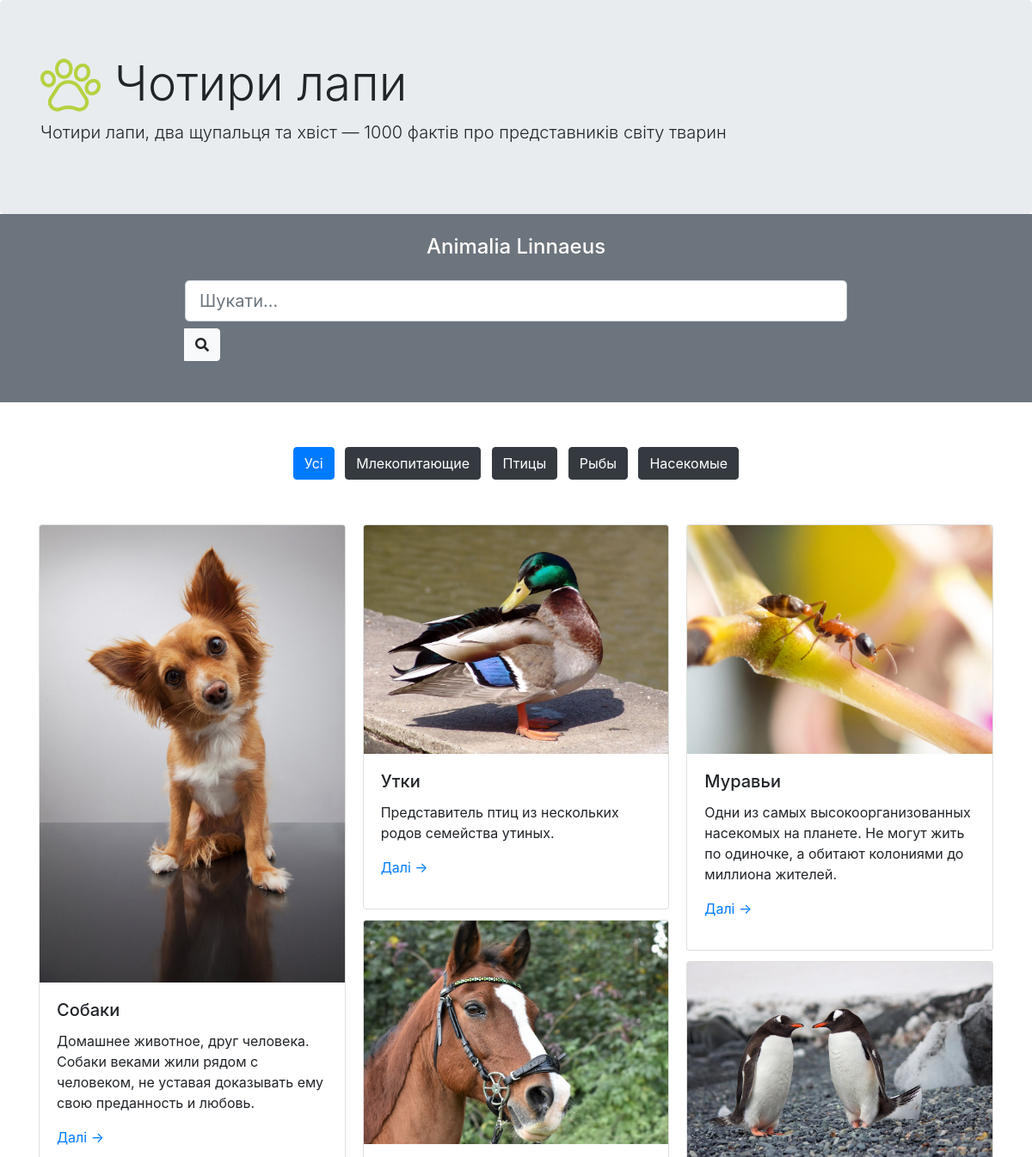
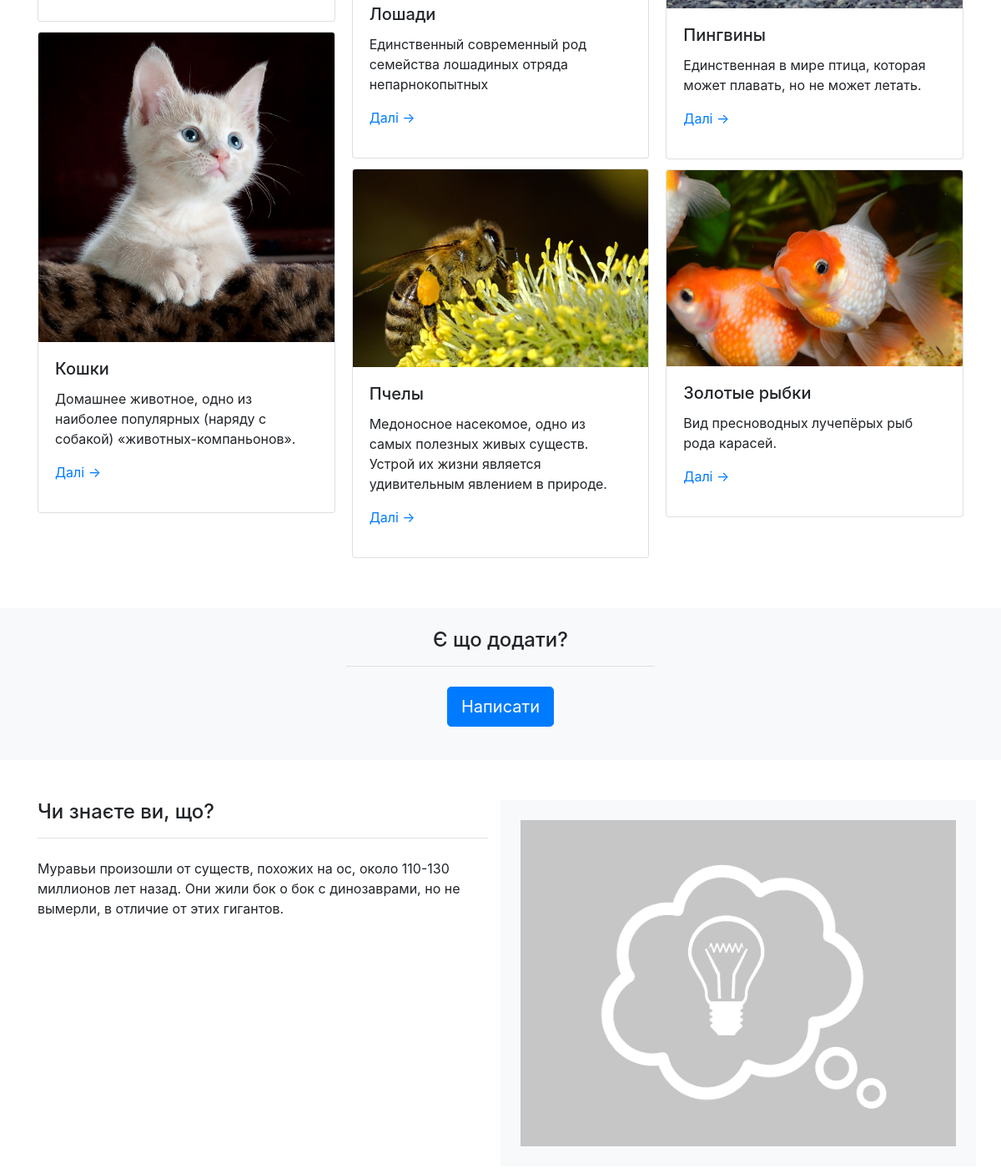
Before: / (upper part) with the older database file (2 pictures, top to bottom).
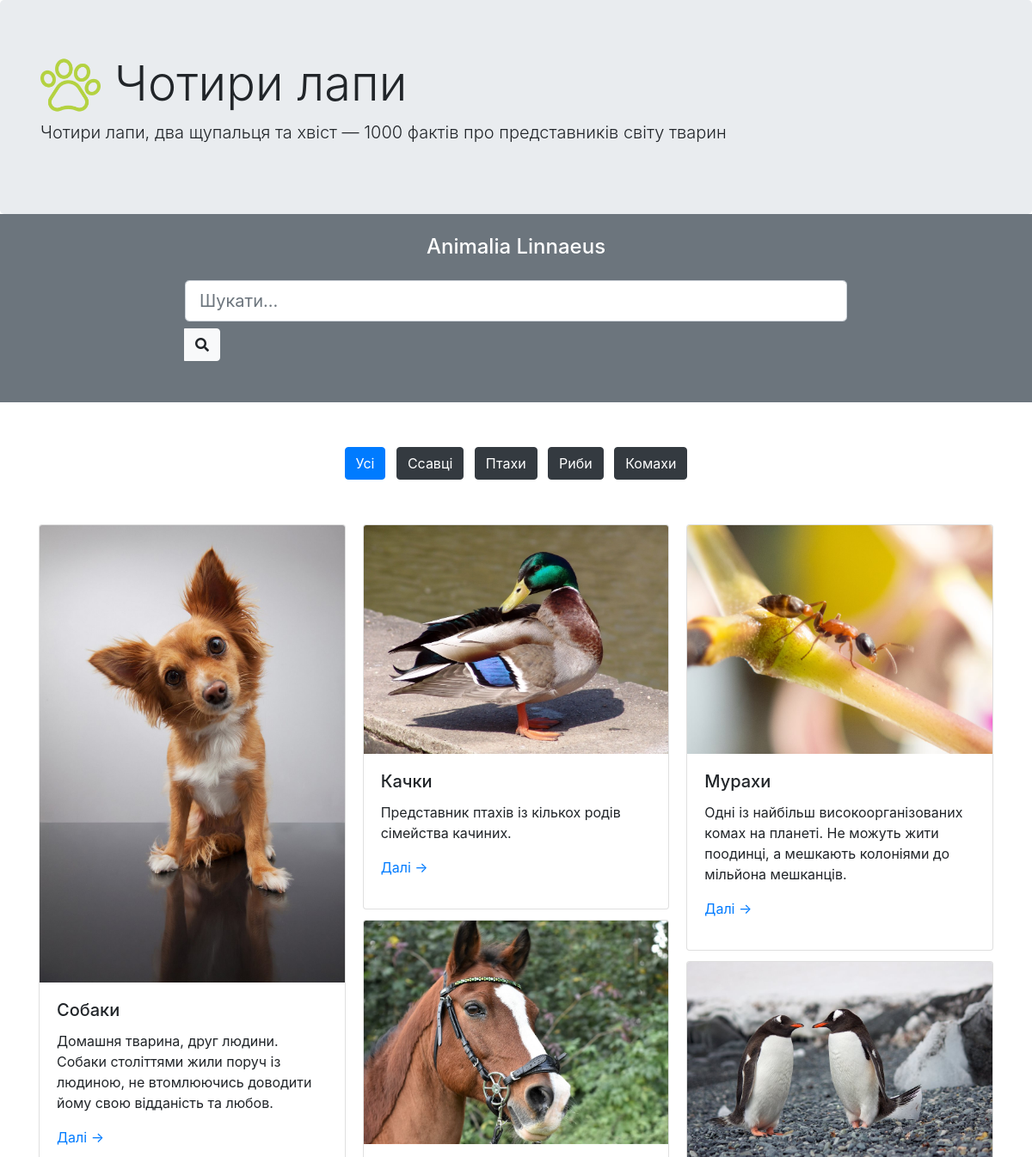
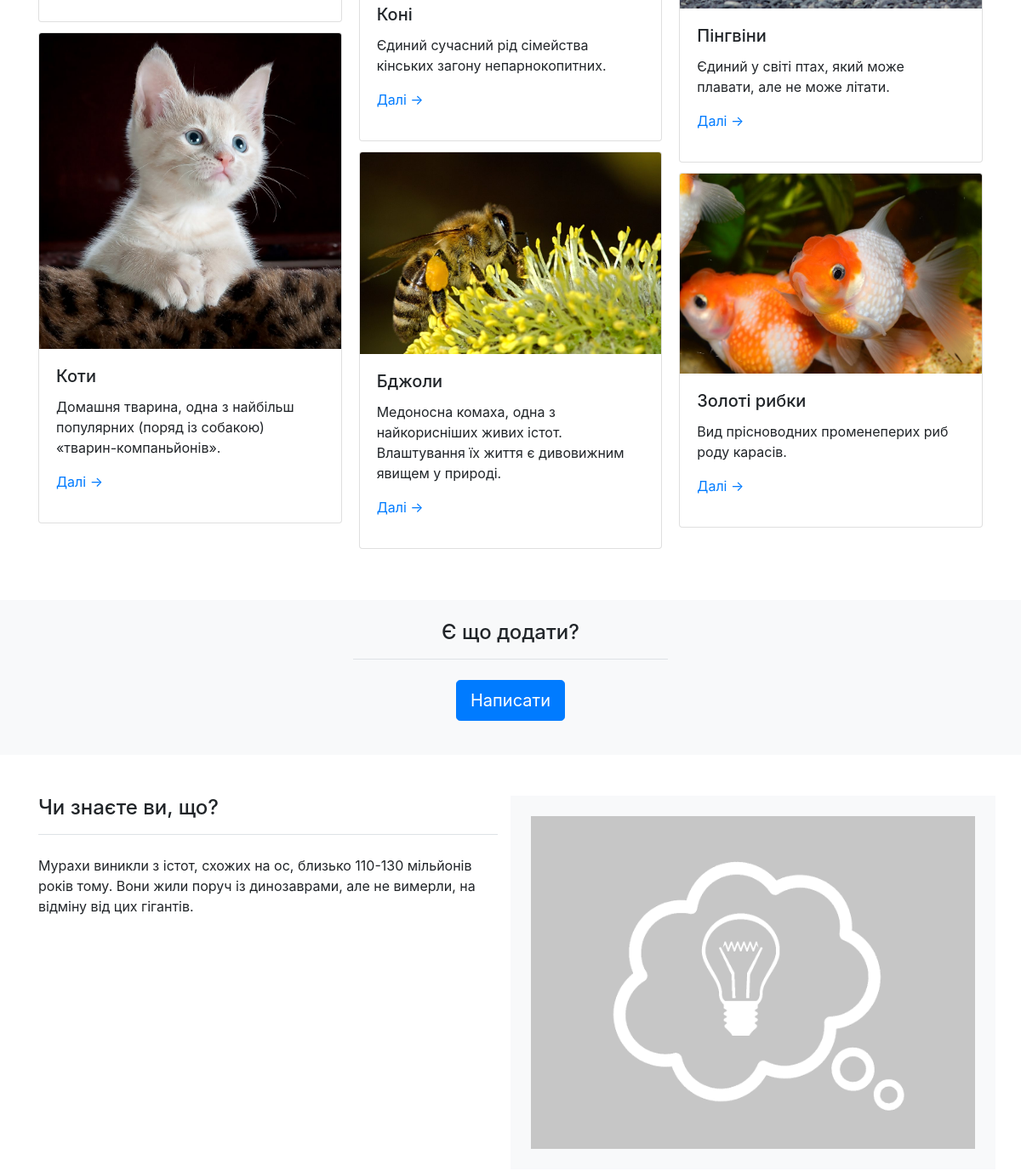
After: the same page with the newer database file (2 pictures, top to bottom).
### tables this page shows
CREATE TABLE IF NOT EXISTS `categories` (
  `id` bigint(20) NOT NULL AUTO_INCREMENT,
  `name` varchar(200) NOT NULL,
  `description` text,
  `ordered` int(11) DEFAULT NULL,
  PRIMARY KEY (`id`),
  KEY `id` (`id`)
);

CREATE TABLE IF NOT EXISTS `pages` (
  `id` bigint(20) NOT NULL AUTO_INCREMENT,
  `title` text NOT NULL,
  `description` text,
  `content` text NOT NULL,
  `category` bigint(20) NOT NULL,
  `image` varchar(200) DEFAULT NULL,
  PRIMARY KEY (`id`)
);

CREATE TABLE IF NOT EXISTS `interestings` (
  `id` bigint(20) NOT NULL AUTO_INCREMENT,
  `text` text NOT NULL,
  `image` varchar(200) DEFAULT NULL,
  PRIMARY KEY (`id`)
);

### homepage.php (the view, shortened to what this page needs)
<div class="container-fluid">
    <div class="row justify-content-center bg-secondary">
        <div class="col-md-8 text-white text-center">
            <h4 class="m-4">Animalia Linnaeus</h4>
            <div class="input-group mt-4 mb-5">
                <label class="w-100">
                    <input class="form-control form-control-lg" type="text" placeholder="Шукати...">
                </label>
                <div class="input-group-append">
                    <button class="btn btn-light" type="button" id="button-addon2"><i class="fas fa-search"></i></button>
                </div>
            </div>
        </div>
    </div>
    <div class="row">
        <div class="col text-center pt-5">
            <?php  $class = ($cat_id == 0) ? 'btn-primary' : 'btn-dark'; ?>
            <a class="btn m-1 <?php echo $class; ?>" href="." role="button">Усі</a>
            <?php
                $result = $mysqli->query("SELECT * FROM categories ORDER BY ordered");
                while ( $row = $result->fetch_assoc() ) :
                    $class = ( $cat_id == $row['id'] ) ? 'btn-primary' : 'btn-dark';
            ?>
            <a class="btn m-1 <?php echo $class; ?>" href="?cat=<?php echo $row['id']; ?>" role="button"><?php echo $row['name']; ?></a>
            <?php
                endwhile;
            ?>
        </div>
    </div>
</div>
<div class="container mt-5">
    <div class="card-columns">
        <?php
            $sql = "SELECT * FROM pages";
            $result = $mysqli->query( $sql );
            while ( $row = $result->fetch_assoc() ) :
        ?>
        <div class="card">
            <a href="?page=<?php echo $row['id']; ?>"><img src="images/<?php echo $row['image']; ?>" class="card-img-top" alt=""></a>
            <div class="card-body">
                <h5 class="card-title"><?php echo $row['title']; ?></h5>
                <p class="card-text"><?php echo $row['description']; ?></p>
                <p><a href="?page=<?php echo $row['id']; ?>">Далі &rarr;</a>
            </div>
        </div>
        <?php
            endwhile;
        ?>
    </div>
</div>
<div class="container-fluid mt-5">
    <div class="row justify-content-center bg-light">
        <div class="col-md-4 text-center m-4">
            <h4 class="border-bottom pb-3 mb-4">Є що додати?</h4>
            <p><a href="https://t.me/psvvm" class="btn btn-primary btn-lg">Написати</a></p>
        </div>
    </div>
</div>
<?php
    $result = $mysqli->query( "SELECT * FROM interestings ORDER by rand() LIMIT 1" );
    $row = $result->fetch_assoc();
?>
<div class="container mt-5">
    <div class="row">
        <div class="col-md-6">
            <h4 class="border-bottom pb-3 mb-4">Чи знаєте ви, що?</h4>
            <p><?php echo $row['text']; ?></p>
        </div>
        <div class="col-md-6 bg-light p-4">
            <img src="interface/idea.png" class="img-fluid" alt="">
        </div>
    </div>
</div>

### index.php (shortened to what this page needs)
<!doctype html>
<html lang="ru">
    <head>
        <link rel="stylesheet" href="css/bootstrap.min.css">
        <link href="https://use.fontawesome.com/releases/v5.0.13/css/all.css" rel="stylesheet">
        <link rel="stylesheet" href="styles.css">
    </head>
    <body>
        <?php
            $mysqli = new mysqli( "localhost", "root", "", "animals" );
            $mysqli->set_charset( "utf8" );
            $page_id = ( isset( $_REQUEST['page'] ) ) ? (int) $_REQUEST['page'] : 0;
            $cat_id = ( isset( $_REQUEST['cat'] ) ) ? (int) $_REQUEST['cat'] : 0;
        ?>
        <?php include "header.php"; ?>
        <?php
            if ( $page_id ) {
                include "content.php";
            } else {
                include "homepage.php";
            }
        ?>
    </body>
</html>

### header.php
<header>
    <div class="jumbotron m-0">
        <div class="container">
            <div class="media">
                <a href="."><img src="interface/logo-o.png" class="mr-3 align-self-center" style="width: 70px;" alt=""></a>
                <div class="media-body">
                    <h1 class="display-4">Чотири лапи</h1>
                </div>
            </div>
            <p class="lead">Чотири лапи, два щупальця та хвіст &mdash; 1000 фактів про представників світу тварин</p>
        </div>
    </div>
</header>

Changed rows visible on the page:
changed categories: name "Млекопитающие" → "Ссавці"
changed categories: name "Птицы" → "Птахи"
changed categories: name "Рыбы" → "Риби"
changed categories: name "Насекомые" → "Комахи"
changed pages "Собаки": description "Домашнее животное, друг человека. Собаки веками жили рядом с человеком, не уставая доказывать ему свою преданность и любовь." → "Домашня тварина, друг людини. Собаки століттями жили поруч із людиною, не втомлюючись доводити йому свою відданість та любов."
changed pages: title "Кошки" → "Коти"; description "Домашнее животное, одно из наиболее популярных (наряду с собакой) «животных-компаньонов»." → "Домашня тварина, одна з найбільш популярних (поряд із собакою) «тварин-компаньйонів»."
changed pages: title "Утки" → "Качки"; description "Представитель птиц из нескольких родов семейства утиных." → "Представник птахів із кількох родів сімейства качиних."
changed pages: title "Лошади" → "Коні"; description "Единственный современный род семейства лошадиных отряда непарнокопытных" → "Єдиний сучасний рід сімейства кінських загону непарнокопитних."
changed pages: title "Пчелы" → "Бджоли"; description "Медоносное насекомое, одно из самых полезных живых существ. Устрой их жизни является удивительным явлением в природе." → "Медоносна комаха, одна з найкорисніших живих істот. Влаштування їх життя є дивовижним явищем у природі."
changed pages: title "Муравьи" → "Мурахи"; description "Одни из самых высокоорганизованных насекомых на планете. Не могут жить по одиночке, а обитают колониями до миллиона жителей." → "Одні із найбільш високоорганізованих комах на планеті. Не можуть жити поодинці, а мешкають колоніями до мільйона мешканців."
changed pages: title "Пингвины" → "Пінгвіни"; description "Единственная в мире птица, которая может плавать, но не может летать." → "Єдиний у світі птах, який може плавати, але не може літати."
changed pages: title "Золотые рыбки" → "Золоті рибки"; description "Вид пресноводных лучепёрых рыб рода карасей." → "Вид прісноводних променеперих риб роду карасів."
changed interestings: text "Муравьи произошли от существ, похожих на ос, около 110-130 миллионов лет назад. Они жили бок о бок с динозаврами, но не вымерли, в отличие от этих гигантов." → "Мурахи виникли з істот, схожих на ос, близько 110-130 мільйонів років тому. Вони жили поруч із динозаврами, але не вимерли, на відміну від цих гігантів."
